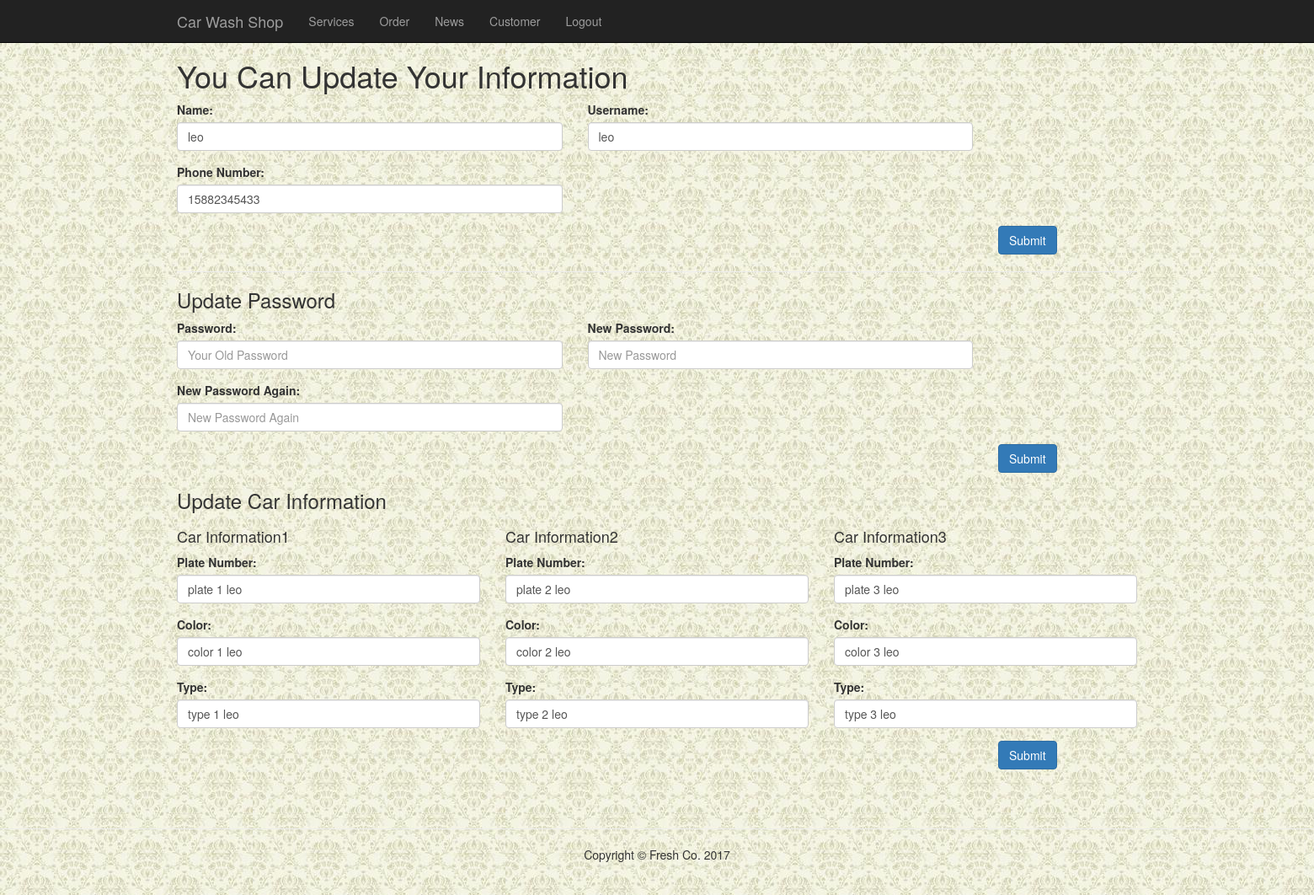
Screenshot of /index.php?page=customer (signed in) with the database file from the repository.
### tables this page shows
CREATE TABLE `customer` (
  `id` int(11) NOT NULL,
  `name` varchar(30) NOT NULL,
  `username` varchar(30) NOT NULL,
  `password` varchar(30) NOT NULL,
  `phone` varchar(225) NOT NULL
);

CREATE TABLE `car` (
  `id` int(11) NOT NULL,
  `plate` varchar(30) NOT NULL,
  `color` varchar(30) NOT NULL,
  `type` varchar(30) NOT NULL
);

### app/customer.php (the view, shortened to what this page needs)
<body background="../CWMS/static/img/bg3.jpg">
<div class="container">
       <div class="row">
			<div class="col-md-12">
			<h1>You Can Update Your Information</h1>
			</div>
			<?php
				$sql_cusinfo = "SELECT name,username,password,phone  FROM customer WHERE id = '".$_SESSION['customer_id']."'";
				$result_cusinfo = mysql_query($sql_cusinfo);
				$cusinfo = mysql_fetch_array($result_cusinfo);
			?>
			<form method='post'>
			    <div class="form-group col-md-5 col-md-offset-0">
			    	<label for='name'>Name:</label>
					<input type="text" class="form-control" name="name" id="name" value="<?php echo $cusinfo['name']; ?>">
				</div>
			    <div class="form-group col-md-5 col-md-offset-0">
			    	<label for='username'>Username:</label>
					<input type="text" class="form-control" name="username" id='username' value="<?php echo $cusinfo['username']; ?>">
				</div>
			    <div class="form-group col-md-5 col-md-offset-0">
			    	<label for='phone'>Phone Number:</label>
					<input type="text" class="form-control" name="phone" id='phone' value="<?php echo $cusinfo['phone']; ?>">
				</div>
				<div class="col-md-12 col-md-offset-10">
			    	<input type="submit" value="Submit" class="btn btn-primary">
				</div>
			</form>
			<div class="col-md-12">
				<hr>
				<h3>Update Password</h3>
			</div>
			<form method="post">
		    	<div class="form-group col-md-5 col-md-offset-0">
		   		 	<label for='password'>Password:</label>
					<input type="text" class="form-control" name="password" id='password' placeholder="Your Old Password">
				</div>
		    	<div class="form-group col-md-5 col-md-offset-0">
		   		 	<label for='newpassword'>New Password:</label>
					<input type="text" class="form-control" name="newpassword" id='newpassword' placeholder="New Password">
				</div>
		    	<div class="form-group col-md-5 col-md-offset-0">
		   		 	<label for='newpasswordagain'>New Password Again:</label>
					<input type="text" class="form-control" name="newpasswordagain" id='newpasswordagain' placeholder="New Password Again">
				</div>
				<div class="col-md-12 col-md-offset-10">
			    	<input type="submit" value="Submit" class="btn btn-primary">
				</div>
			</form>
			<div class="col-md-12">
				<h3>Update Car Information</h3>
			</div>
			<?php
			$sql_cuscarid = "SELECT car.id,car.plate,car.color,car.type FROM customer INNER JOIN customercar ON customer.id = customercar.customerid INNER JOIN car ON customercar.carid = car.id WHERE customer.id='".$_SESSION['customer_id']."'";
			$result_cuscarid = mysql_query($sql_cuscarid);
			$num = 0;
			while ($row_carinfo = mysql_fetch_array($result_cuscarid)) {
				$num ++;
			?>
				<form method="post">
					<div class="col-md-4">
					<h4>Car Information<?php echo $num;?></h4>
			   	 		<div class="form-group  col-md-offset-0">
			   			 	<label for='plate'>Plate Number:</label>
							<input type="text" class="form-control" name="plate<?php echo $num;?>" id='plate' value="<?php echo $row_carinfo['plate']; ?>">
						</div>
			    		<div class="form-group  col-md-offset-0">
			   			 	<label for='colol'>Color:</label>
							<input type="text" class="form-control" name="color<?php echo $num;?>" id='color' value="<?php echo $row_carinfo['color']; ?>">
						</div>
			    		<div class="form-group  col-md-offset-0">
			   			 	<label for='type'>Type:</label>
							<input type="text" class="form-control" name="type<?php echo $num;?>" id='type' value="<?php echo $row_carinfo['type']; ?>">
						</div>
					</div>
				<?php
			}
				?>
					<div class="col-md-12 col-md-offset-10">
			    		<input type="submit" value="Submit" class="btn btn-primary">
					</div>
			  </form>
	</div>
</div>
   </body>

### static/css/business-frontpage.css (style rules this page uses)
body { padding-top: 50px; }

### rows the page displays
customer: name "leo", username "leo", phone "15882345433"
car: plate1 "plate 1 leo", color1 "color 1 leo", type1 "type 1 leo"
car: plate2 "plate 2 leo", color2 "color 2 leo", type2 "type 2 leo"
car: plate3 "plate 3 leo", color3 "color 3 leo", type3 "type 3 leo"
